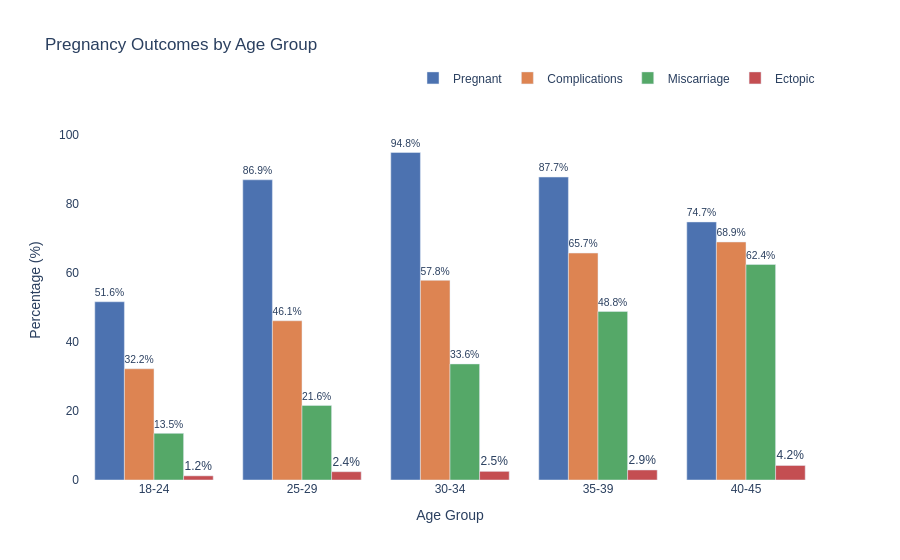

Notebook code cell kept with this figure:
### Markdown cell above
### 6.1 Pregnancy Outcomes by Age Group

Grouped bar chart showing pregnancy, complication, miscarriage, and ectopic rates 
across 5-year age bands. The rising complication and miscarriage rates with age are 
consistent with clinical literature on advanced maternal age.

### Code cell
import plotly.graph_objects as go

# ── VIZ 1: Pregnancy Outcomes by Age Group ────────────────────────────────
fig1 = go.Figure()

metrics = {
    "Pregnant":          "pct_pregnant",
    "Complications":     "pct_complicated",
    "Miscarriage":       "pct_miscarriage",
    "Ectopic":           "pct_ectopic",
}

colors = ["#4C72B0", "#DD8452", "#55A868", "#C44E52"]

for (label, col), color in zip(metrics.items(), colors):
    fig1.add_trace(go.Bar(
        name=label,
        x=pregnancy_outcomes["age_group"],
        y=pregnancy_outcomes[col],
        marker_color=color,
        text=pregnancy_outcomes[col].astype(str) + "%",
        textposition="outside",
    ))

fig1.update_layout(
    title="Pregnancy Outcomes by Age Group",
    xaxis_title="Age Group",
    yaxis_title="Percentage (%)",
    barmode="group",
    yaxis=dict(range=[0, 110]),
    legend=dict(orientation="h", yanchor="bottom", y=1.02, xanchor="right", x=1),
    plot_bgcolor="white",
    font=dict(family="Arial", size=12),
)

fig1.show()

### Figure 1 — Plotly figure (JSON) as saved in the notebook; plotly's stock layout.template omitted (floating-point values rounded to 4 significant figures)
{"data": [{"marker": {"color": "#4C72B0"}, "name": "Pregnant", "text": ["51.6%", "86.9%", "94.8%", "87.7%", "74.7%"], "textposition": "outside", "type": "bar", "x": ["18-24", "25-29", "30-34", "35-39", "40-45"], "y": [51.6, 86.9, 94.8, 87.7, 74.7]}, {"marker": {"color": "#DD8452"}, "name": "Complications", "text": ["32.2%", "46.1%", "57.8%", "65.7%", "68.9%"], "textposition": "outside", "type": "bar", "x": ["18-24", "25-29", "30-34", "35-39", "40-45"], "y": [32.2, 46.1, 57.8, 65.7, 68.9]}, {"marker": {"color": "#55A868"}, "name": "Miscarriage", "text": ["13.5%", "21.6%", "33.6%", "48.8%", "62.4%"], "textposition": "outside", "type": "bar", "x": ["18-24", "25-29", "30-34", "35-39", "40-45"], "y": [13.5, 21.6, 33.6, 48.8, 62.4]}, {"marker": {"color": "#C44E52"}, "name": "Ectopic", "text": ["1.2%", "2.4%", "2.5%", "2.9%", "4.2%"], "textposition": "outside", "type": "bar", "x": ["18-24", "25-29", "30-34", "35-39", "40-45"], "y": [1.2, 2.4, 2.5, 2.9, 4.2]}], "layout": {"barmode": "group", "font": {"family": "Arial", "size": 12}, "legend": {"orientation": "h", "x": 1, "xanchor": "right", "y": 1.02, "yanchor": "bottom"}, "plot_bgcolor": "white", "title": {"text": "Pregnancy Outcomes by Age Group"}, "xaxis": {"title": {"text": "Age Group"}}, "yaxis": {"range": [0, 110], "title": {"text": "Percentage (%)"}}}}
